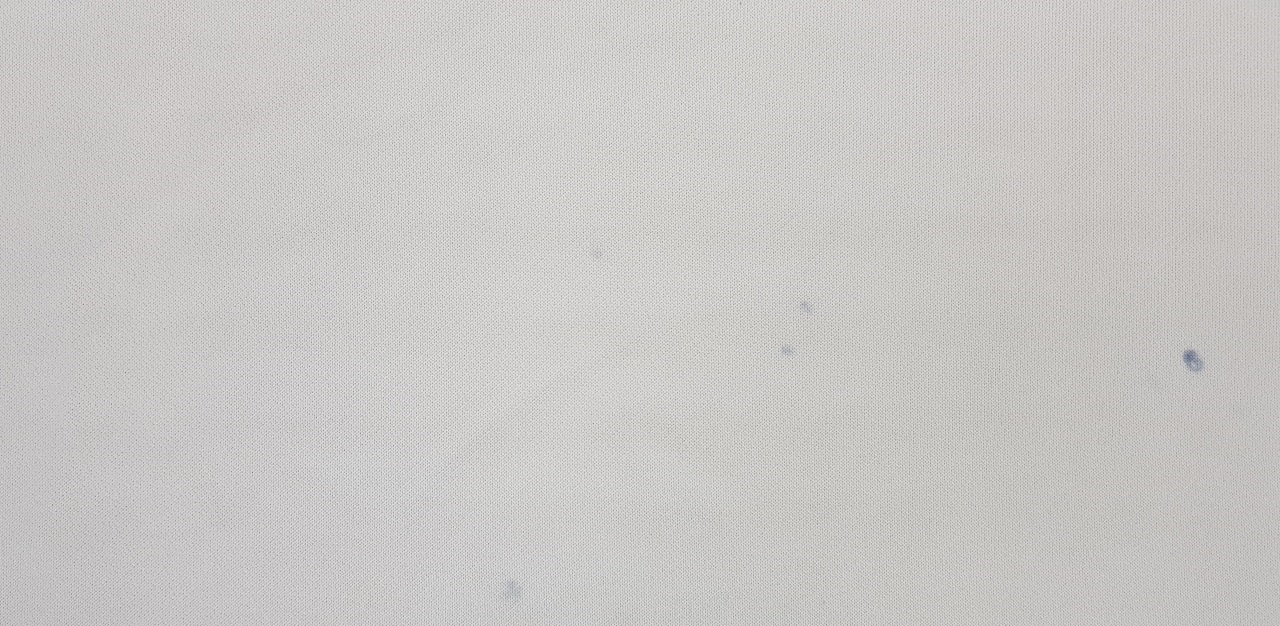
#> input picture PythonTutorial/image/smudge.png, 1280 x 626 px; the run also reads 1 picture not shown here
$ python 13_DefectDetection.py
#> lines starting #> are read from the running program, lines starting #| are printed output that depends on the picture; after the words box and inside, x2 and y2 are one past the last pixel; in counts of white or black regions, pixels touching at a corner belong together
#!/usr/bin/env python3
# -*- coding: utf-8 -*-

"""
@File: DefectDetection.py
@Python Version: 3.12.13
@Platform: PyTorch 2.2.1 + cu121
@Author: Wei Li (Ithaca)
@Date: 2026-09-20
@Contact: weili_yzzcq@163.com
@Blog: https://2694048168.github.io/blog/#/
@Version: V0.1
@License: Apache License Version 2.0, January 2004
    Copyright 2026. All rights reserved.

@Description:
"""

import cv2
import numpy as np

# --------------------------
if __name__ == "__main__":
    # -------------------------------------------------------
    # 脏污缺陷图片, 肉眼可见明显的几处脏污
    img = cv2.imread("./image/smudge.png")
#> img is the input picture: shape (626, 1280, 3); mean B, G, R 197.7, 199.6, 201.3
    # 【1】使用高斯滤波消除背景纹理的干扰, 将原图放大后会发现纺织物自带的纹理比较明显,
    # 这会影响后续处理结果, 所以先做滤波平滑
    gray = cv2.cvtColor(img, cv2.COLOR_BGR2GRAY)
    blur = cv2.GaussianBlur(gray, (7, 7), 0)
    cv2.imwrite("./image/smudge_blur.png", blur)
    # 【2】Canny边缘检测凸显缺陷,
    # Canny边缘检测对低对比度缺陷检测有很好的效果, 这里注意高低阈值的设置
    edged = cv2.Canny(blur, 10, 30)
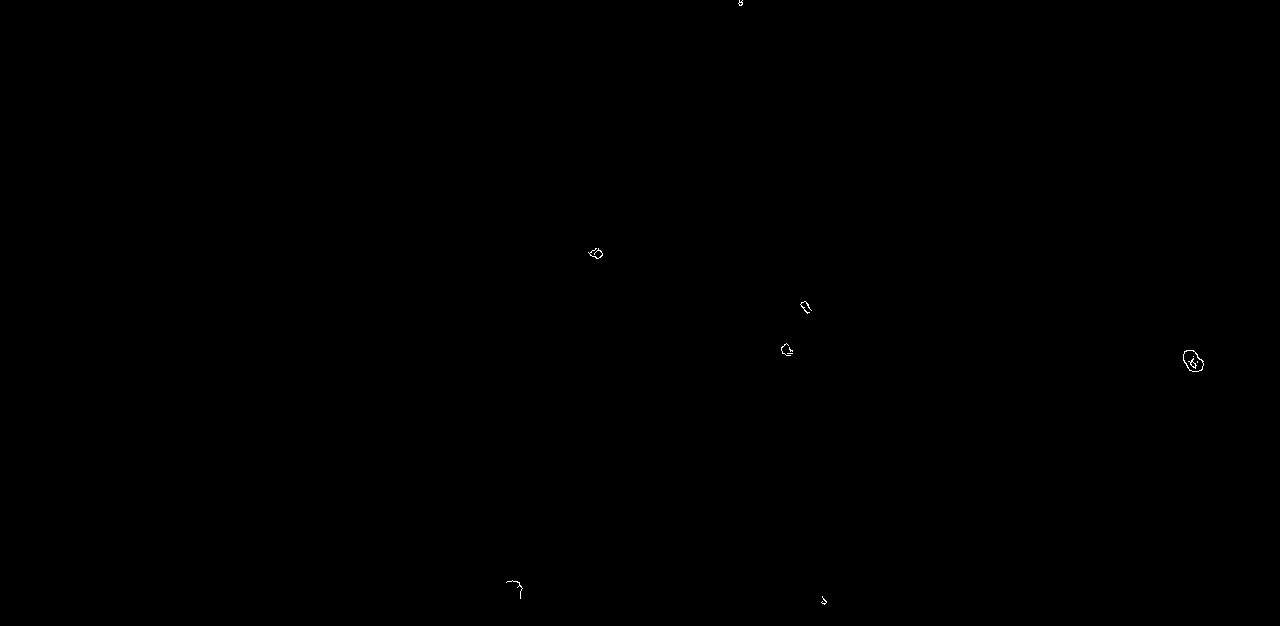
#> edged: shape (626, 1280); 0.04% white in thin lines or dots, all inside (x1, y1, x2, y2) = (506, 0, 1204, 605)
    cv2.imwrite("./image/smudge_edged.png", edged)
    # 【3】轮廓查找、筛选与结果标记,
    # 轮廓筛选可以根据面积、长度过滤掉部分干扰轮廓, 找到真正的缺陷
    contours, hierarchy = cv2.findContours(
        edged, cv2.RETR_EXTERNAL, cv2.CHAIN_APPROX_NONE
    )
#> contours = 9 contours, 8 with area under 20; largest, box (x1, y1, x2, y2) and area: (1183, 350, 1204, 372) 304
    for cnt in contours:
        length = cv2.arcLength(cnt, True)
        if length >= 1:
            cv2.drawContours(img, cnt, -1, (0, 0, 255), 2)
#> this loop made 9 passes
#> length on passes 1 to 9: 30.63, 70.53, 10, 70.53, 13.07, 48.87, 64.67, 85.15, 19.31
#> img: shape (626, 1280, 3); 0.08% of pixels changed, all inside (x1, y1, x2, y2) = (505, 0, 1205, 606)
    cv2.imwrite("./image/smudge_defect.png", img)

    # -------------------------------------------------------
    # 油污缺陷图片, 肉眼可见明显的两处油污
    img = cv2.imread("./image/oil_stain.png")
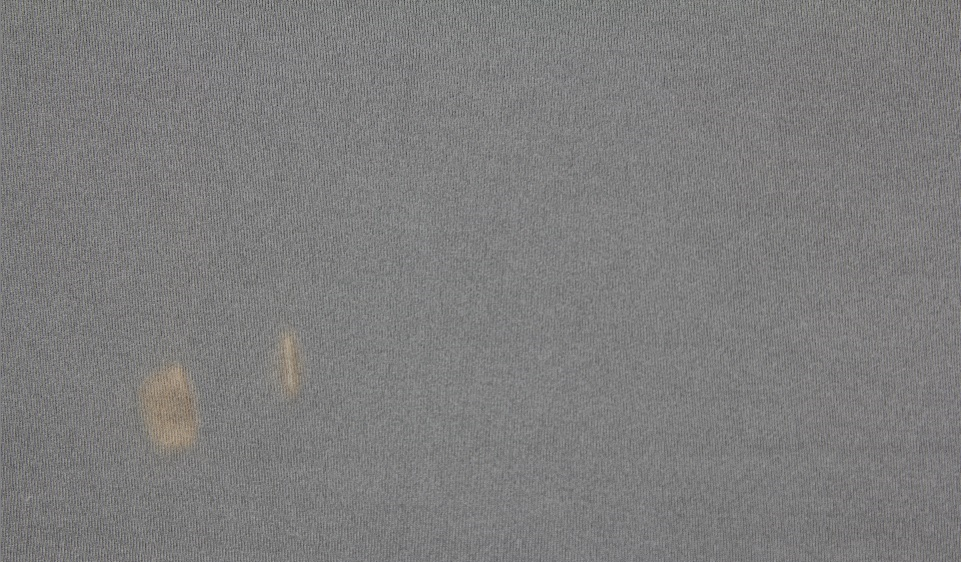
#> input picture PythonTutorial/image/oil_stain.png, 961 x 562 px
#> img is the input picture: shape (562, 961, 3); mean B, G, R 124.9, 124.9, 125.3
    # 【1】将图像从RGB颜色空间转到Lab颜色空间,
    # 对于类似油污和一些亮团的情况,将其转换到Lab或YUV等颜色空间的色彩通道常常能更好的凸显其轮廓
    LabImg = cv2.cvtColor(img, cv2.COLOR_BGR2Lab)
#> LabImg: shape (562, 961, 3); mean of channels 0, 1, 2 133.7, 128.1, 128.1
    L, A, B = cv2.split(LabImg)
    cv2.imwrite("./image/oil_stain_B_channel.png", B)
    # 【2】高斯滤波 + 二值化
    blur = cv2.GaussianBlur(B, (3, 3), 0)
#> blur: shape (562, 961)
    ret, thresh = cv2.threshold(blur, 130, 255, cv2.THRESH_BINARY)
#> thresh: shape (562, 961); 1.5% white; 306 white regions (293 under 20 px), largest, box (x1, y1, x2, y2) and area: (134, 360, 202, 456) 4872, (272, 328, 305, 401) 1800, (37, 0, 43, 22) 45
    cv2.imwrite("./image/oil_stain_thresh.png", thresh)
    # 【3】形态学开运算滤除杂讯
    k1 = np.ones((3, 3), np.uint8)
    thresh = cv2.morphologyEx(thresh, cv2.MORPH_OPEN, k1)
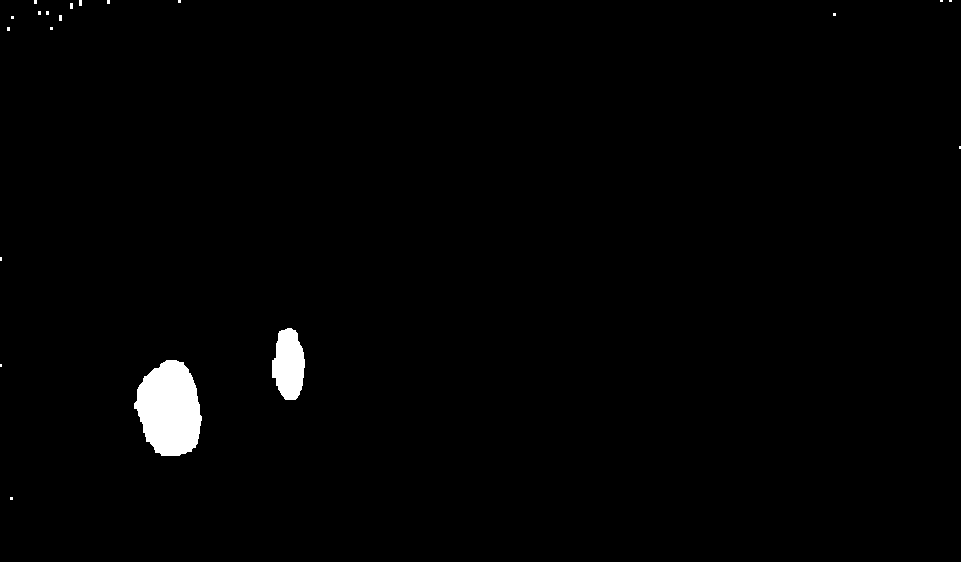
#> thresh: shape (562, 961); 1.3% white; 20 white regions (18 under 20 px)
    cv2.imwrite("./image/oil_stain_thresh_mask.png", thresh)
    # 【4】轮廓查找、筛选与结果标记,
    # 轮廓筛选可以根据面积、宽高过滤掉部分干扰轮廓, 找到真正的缺陷
    contours, hierarchy = cv2.findContours(
        thresh, cv2.RETR_EXTERNAL, cv2.CHAIN_APPROX_NONE
    )
#> contours = 20 contours, 18 with area under 20; largest, box (x1, y1, x2, y2) and area: (134, 360, 202, 456) 4736, (272, 328, 305, 400) 1710
    for cnt in contours:
        area = cv2.contourArea(cnt)
        if area >= 50:
            cv2.drawContours(img, cnt, -1, (0, 0, 255), 2)
#> this loop made 20 passes
#> area on passes 3 to 4: 4735.5, 1710.5
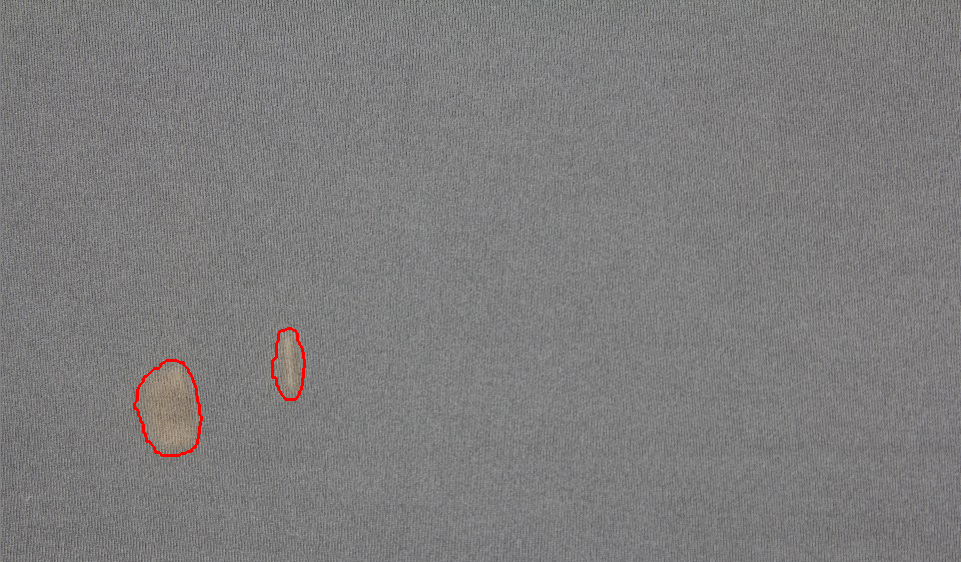
#> img: shape (562, 961, 3); 0.23% of pixels changed, all inside (x1, y1, x2, y2) = (133, 327, 306, 457)
    cv2.imwrite("./image/oil_stain_defect.png", img)

    # -------------------------------------------------------
    # 线条破损缺陷图片, 肉眼可见明显的一处脏污
    img = cv2.imread("./image/Line_damage.png")
    # 【1】将图像从RGB颜色空间转到Lab颜色空间 + 高斯滤波
    LabImg = cv2.cvtColor(img, cv2.COLOR_BGR2Lab)
#> LabImg: shape (631, 1257, 3); mean of channels 0, 1, 2 205.9, 128.5, 129.4
    L, A, B = cv2.split(LabImg)
#> L: shape (631, 1257)
#> A: shape (631, 1257)
#> B: shape (631, 1257)
    blur = cv2.GaussianBlur(B, (3, 3), 0)
#> blur: shape (631, 1257)
    cv2.imwrite("./image/Line_damage_B_blur.png", B)
    # 【2】Canny边缘检测凸显缺陷
    edged = cv2.Canny(blur, 5, 10)
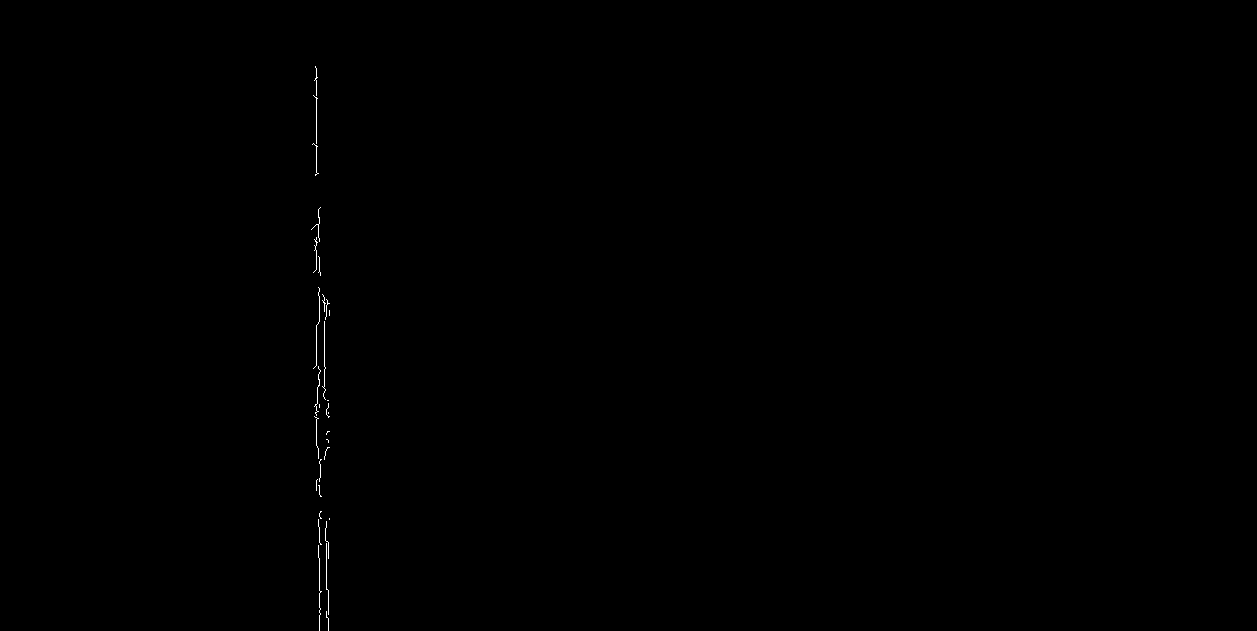
#> edged: shape (631, 1257); 0.11% white in thin lines or dots, all inside (x1, y1, x2, y2) = (311, 66, 330, 631)
    cv2.imwrite("./image/Line_damage_edged.png", edged)
    # 【3】轮廓查找、筛选与结果标记,
    # 轮廓筛选可以根据面积、长度过滤掉部分干扰轮廓, 找到真正的缺陷
    contours, hierarchy = cv2.findContours(
        edged, cv2.RETR_EXTERNAL, cv2.CHAIN_APPROX_NONE
    )
#> contours = 30 contours, all with area under 20
    for cnt in contours:
        length = cv2.arcLength(cnt, True)
        if length >= 10:
            cv2.drawContours(img, cnt, -1, (0, 0, 255), 2)
#> this loop made 30 passes
#> length on passes 1, 2, 3, 4, 5, 7, 8, 9, 10, 11, 12, 13: 40.24, 177.2, 144.2, 78.49, 53.07, 18.49, 25.66, 22.83, 47.9, 29.9, 8.83, 10.24
#> (cnt, length) on passes 6, 15, 18: ([[329, 518], [329, 519]], 2), ([[328, 412], [328, 413]], 2), ([[327, 400], [328, 400]], 2)
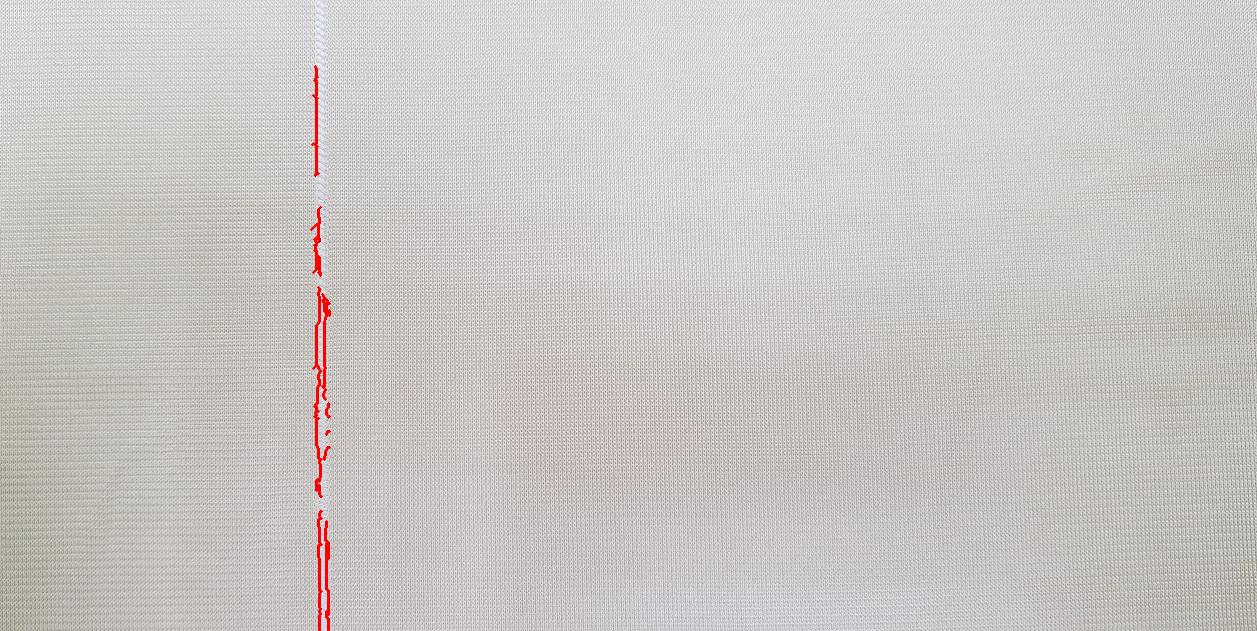
#> img: shape (631, 1257, 3); mean B, G, R 197.4, 199.3, 202.7
    cv2.imwrite("./image/Line_damage_defect.png", img)
